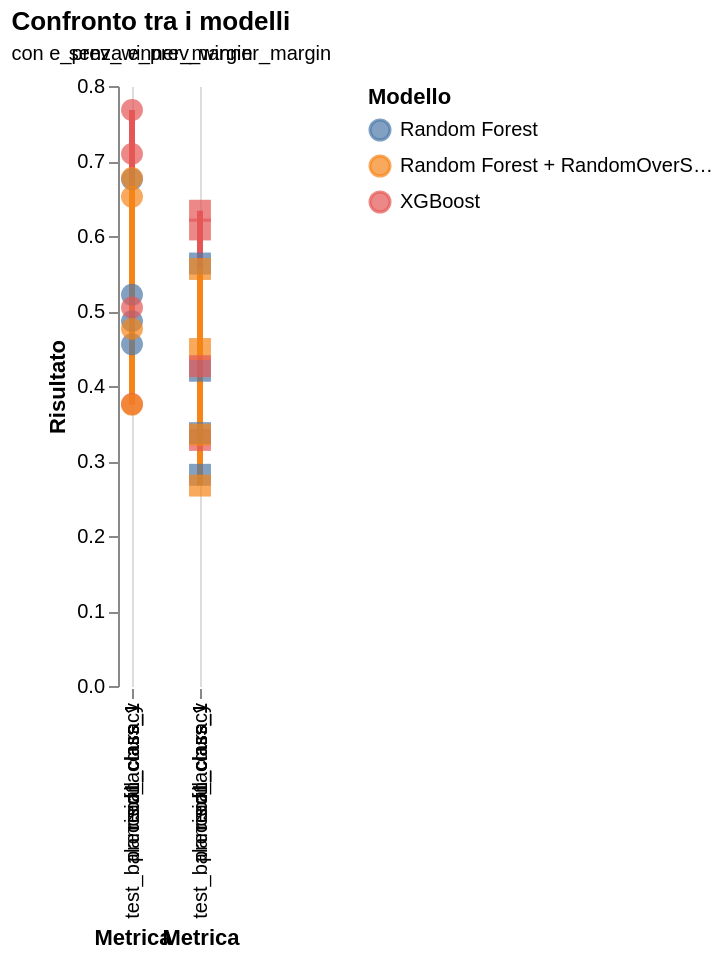

Describe this chart as a Vega-Lite specification.
### Vega-Lite specification from a JSON file in a GitHub repository (floating-point values rounded to 4 significant figures)
{"usermeta": {"embedOptions": {"theme": "fivethirtyeight"}}, "config": {"view": {"continuousWidth": 300, "continuousHeight": 300}}, "data": {"name": "data-de56f5fbc27bbbcb8915bfe5f411cd9f"}, "facet": {"column": {"field": "feature_set_label", "title": "", "type": "nominal"}}, "spec": {"layer": [{"mark": {"type": "line", "strokeWidth": 3}, "encoding": {"color": {"field": "classifier", "title": "Modello", "type": "nominal"}, "x": {"field": "metric", "title": "Metrica", "type": "nominal"}, "y": {"field": "value", "title": "Risultato", "type": "quantitative"}}, "transform": [{"filter": {"field": "metric", "oneOf": ["test_balanced_accuracy", "precision_class_1", "recall_class_1", "f1_class_1"]}}]}, {"mark": {"type": "point", "filled": true, "size": 120}, "encoding": {"color": {"field": "classifier", "title": "Modello", "type": "nominal"}, "shape": {"field": "feature_set_label", "legend": null, "type": "nominal"}, "x": {"field": "metric", "title": "Metrica", "type": "nominal"}, "y": {"field": "value", "title": "Risultato", "type": "quantitative"}}, "transform": [{"filter": {"field": "metric", "oneOf": ["test_balanced_accuracy", "precision_class_1", "recall_class_1", "f1_class_1"]}}]}], "height": 300, "width": "container"}, "spacing": 20, "title": "Confronto tra i modelli", "$schema": "https://vega.github.io/schema/vega-lite/v5.20.1.json", "datasets": {"data-de56f5fbc27bbbcb8915bfe5f411cd9f": [{"feature_set": "with_e_prev_winner_margin", "classifier": "Random Forest", "metric": "cv_balanced_accuracy", "value": 0.784, "feature_set_label": "con e_prev_winner_margin"}, {"feature_set": "with_e_prev_winner_margin", "classifier": "XGBoost", "metric": "cv_balanced_accuracy", "value": 0.807, "feature_set_label": "con e_prev_winner_margin"}, {"feature_set": "with_e_prev_winner_margin", "classifier": "Random Forest + RandomOverSampler", "metric": "cv_balanced_accuracy", "value": 0.787, "feature_set_label": "con e_prev_winner_margin"}, {"feature_set": "without_e_prev_winner_margin", "classifier": "Random Forest", "metric": "cv_balanced_accuracy", "value": 0.761, "feature_set_label": "senza e_prev_winner_margin"}, {"feature_set": "without_e_prev_winner_margin", "classifier": "XGBoost", "metric": "cv_balanced_accuracy", "value": null, "feature_set_label": "senza e_prev_winner_margin"}, {"feature_set": "without_e_prev_winner_margin", "classifier": "Random Forest + RandomOverSampler", "metric": "cv_balanced_accuracy", "value": 0.784, "feature_set_label": "senza e_prev_winner_margin"}, {"feature_set": "with_e_prev_winner_margin", "classifier": "Random Forest", "metric": "test_balanced_accuracy", "value": 0.6756, "feature_set_label": "con e_prev_winner_margin"}, {"feature_set": "with_e_prev_winner_margin", "classifier": "XGBoost", "metric": "test_balanced_accuracy", "value": 0.7095, "feature_set_label": "con e_prev_winner_margin"}, {"feature_set": "with_e_prev_winner_margin", "classifier": "Random Forest + RandomOverSampler", "metric": "test_balanced_accuracy", "value": 0.6773, "feature_set_label": "con e_prev_winner_margin"}, {"feature_set": "without_e_prev_winner_margin", "classifier": "Random Forest", "metric": "test_balanced_accuracy", "value": 0.5633, "feature_set_label": "senza e_prev_winner_margin"}, {"feature_set": "without_e_prev_winner_margin", "classifier": "XGBoost", "metric": "test_balanced_accuracy", "value": 0.6337, "feature_set_label": "senza e_prev_winner_margin"}, {"feature_set": "without_e_prev_winner_margin", "classifier": "Random Forest + RandomOverSampler", "metric": "test_balanced_accuracy", "value": 0.556, "feature_set_label": "senza e_prev_winner_margin"}, {"feature_set": "with_e_prev_winner_margin", "classifier": "Random Forest", "metric": "accuracy", "value": 0.7632, "feature_set_label": "con e_prev_winner_margin"}, {"feature_set": "with_e_prev_winner_margin", "classifier": "XGBoost", "metric": "accuracy", "value": 0.676, "feature_set_label": "con e_prev_winner_margin"}, {"feature_set": "with_e_prev_winner_margin", "classifier": "Random Forest + RandomOverSampler", "metric": "accuracy", "value": 0.6916, "feature_set_label": "con e_prev_winner_margin"}, {"feature_set": "without_e_prev_winner_margin", "classifier": "Random Forest", "metric": "accuracy", "value": 0.6449, "feature_set_label": "senza e_prev_winner_margin"}, {"feature_set": "without_e_prev_winner_margin", "classifier": "XGBoost", "metric": "accuracy", "value": 0.648, "feature_set_label": "senza e_prev_winner_margin"}, {"feature_set": "without_e_prev_winner_margin", "classifier": "Random Forest + RandomOverSampler", "metric": "accuracy", "value": 0.6168, "feature_set_label": "senza e_prev_winner_margin"}, {"feature_set": "with_e_prev_winner_margin", "classifier": "Random Forest", "metric": "precision_class_0", "value": 0.8636, "feature_set_label": "con e_prev_winner_margin"}, {"feature_set": "with_e_prev_winner_margin", "classifier": "XGBoost", "metric": "precision_class_0", "value": 0.9111, "feature_set_label": "con e_prev_winner_margin"}, {"feature_set": "with_e_prev_winner_margin", "classifier": "Random Forest + RandomOverSampler", "metric": "precision_class_0", "value": 0.8806, "feature_set_label": "con e_prev_winner_margin"}, {"feature_set": "without_e_prev_winner_margin", "classifier": "Random Forest", "metric": "precision_class_0", "value": 0.8165, "feature_set_label": "senza e_prev_winner_margin"}, {"feature_set": "without_e_prev_winner_margin", "classifier": "XGBoost", "metric": "precision_class_0", "value": 0.8601, "feature_set_label": "senza e_prev_winner_margin"}, {"feature_set": "without_e_prev_winner_margin", "classifier": "Random Forest + RandomOverSampler", "metric": "precision_class_0", "value": 0.8146, "feature_set_label": "senza e_prev_winner_margin"}, {"feature_set": "with_e_prev_winner_margin", "classifier": "Random Forest", "metric": "recall_class_0", "value": 0.8294, "feature_set_label": "con e_prev_winner_margin"}, {"feature_set": "with_e_prev_winner_margin", "classifier": "XGBoost", "metric": "recall_class_0", "value": 0.6508, "feature_set_label": "con e_prev_winner_margin"}, {"feature_set": "with_e_prev_winner_margin", "classifier": "Random Forest + RandomOverSampler", "metric": "recall_class_0", "value": 0.7024, "feature_set_label": "con e_prev_winner_margin"}, {"feature_set": "without_e_prev_winner_margin", "classifier": "Random Forest", "metric": "recall_class_0", "value": 0.7063, "feature_set_label": "senza e_prev_winner_margin"}, {"feature_set": "without_e_prev_winner_margin", "classifier": "XGBoost", "metric": "recall_class_0", "value": 0.6587, "feature_set_label": "senza e_prev_winner_margin"}, {"feature_set": "without_e_prev_winner_margin", "classifier": "Random Forest + RandomOverSampler", "metric": "recall_class_0", "value": 0.6627, "feature_set_label": "senza e_prev_winner_margin"}, {"feature_set": "with_e_prev_winner_margin", "classifier": "Random Forest", "metric": "f1_class_0", "value": 0.8462, "feature_set_label": "con e_prev_winner_margin"}, {"feature_set": "with_e_prev_winner_margin", "classifier": "XGBoost", "metric": "f1_class_0", "value": 0.7593, "feature_set_label": "con e_prev_winner_margin"}, {"feature_set": "with_e_prev_winner_margin", "classifier": "Random Forest + RandomOverSampler", "metric": "f1_class_0", "value": 0.7815, "feature_set_label": "con e_prev_winner_margin"}, {"feature_set": "without_e_prev_winner_margin", "classifier": "Random Forest", "metric": "f1_class_0", "value": 0.7574, "feature_set_label": "senza e_prev_winner_margin"}, {"feature_set": "without_e_prev_winner_margin", "classifier": "XGBoost", "metric": "f1_class_0", "value": 0.7461, "feature_set_label": "senza e_prev_winner_margin"}, {"feature_set": "without_e_prev_winner_margin", "classifier": "Random Forest + RandomOverSampler", "metric": "f1_class_0", "value": 0.7309, "feature_set_label": "senza e_prev_winner_margin"}, {"feature_set": "with_e_prev_winner_margin", "classifier": "Random Forest", "metric": "precision_class_1", "value": 0.4557, "feature_set_label": "con e_prev_winner_margin"}, {"feature_set": "with_e_prev_winner_margin", "classifier": "XGBoost", "metric": "precision_class_1", "value": 0.3759, "feature_set_label": "con e_prev_winner_margin"}, {"feature_set": "with_e_prev_winner_margin", "classifier": "Random Forest + RandomOverSampler", "metric": "precision_class_1", "value": 0.375, "feature_set_label": "con e_prev_winner_margin"}, {"feature_set": "without_e_prev_winner_margin", "classifier": "Random Forest", "metric": "precision_class_1", "value": 0.2816, "feature_set_label": "senza e_prev_winner_margin"}, {"feature_set": "without_e_prev_winner_margin", "classifier": "XGBoost", "metric": "precision_class_1", "value": 0.3281, "feature_set_label": "senza e_prev_winner_margin"}, {"feature_set": "without_e_prev_winner_margin", "classifier": "Random Forest + RandomOverSampler", "metric": "precision_class_1", "value": 0.2672, "feature_set_label": "senza e_prev_winner_margin"}, {"feature_set": "with_e_prev_winner_margin", "classifier": "Random Forest", "metric": "recall_class_1", "value": 0.5217, "feature_set_label": "con e_prev_winner_margin"}, {"feature_set": "with_e_prev_winner_margin", "classifier": "XGBoost", "metric": "recall_class_1", "value": 0.7681, "feature_set_label": "con e_prev_winner_margin"}, {"feature_set": "with_e_prev_winner_margin", "classifier": "Random Forest + RandomOverSampler", "metric": "recall_class_1", "value": 0.6522, "feature_set_label": "con e_prev_winner_margin"}, {"feature_set": "without_e_prev_winner_margin", "classifier": "Random Forest", "metric": "recall_class_1", "value": 0.4203, "feature_set_label": "senza e_prev_winner_margin"}, {"feature_set": "without_e_prev_winner_margin", "classifier": "XGBoost", "metric": "recall_class_1", "value": 0.6087, "feature_set_label": "senza e_prev_winner_margin"}, {"feature_set": "without_e_prev_winner_margin", "classifier": "Random Forest + RandomOverSampler", "metric": "recall_class_1", "value": 0.4493, "feature_set_label": "senza e_prev_winner_margin"}, {"feature_set": "with_e_prev_winner_margin", "classifier": "Random Forest", "metric": "f1_class_1", "value": 0.4865, "feature_set_label": "con e_prev_winner_margin"}, {"feature_set": "with_e_prev_winner_margin", "classifier": "XGBoost", "metric": "f1_class_1", "value": 0.5048, "feature_set_label": "con e_prev_winner_margin"}, {"feature_set": "with_e_prev_winner_margin", "classifier": "Random Forest + RandomOverSampler", "metric": "f1_class_1", "value": 0.4762, "feature_set_label": "con e_prev_winner_margin"}, {"feature_set": "without_e_prev_winner_margin", "classifier": "Random Forest", "metric": "f1_class_1", "value": 0.3372, "feature_set_label": "senza e_prev_winner_margin"}, {"feature_set": "without_e_prev_winner_margin", "classifier": "XGBoost", "metric": "f1_class_1", "value": 0.4264, "feature_set_label": "senza e_prev_winner_margin"}, {"feature_set": "without_e_prev_winner_margin", "classifier": "Random Forest + RandomOverSampler", "metric": "f1_class_1", "value": 0.3351, "feature_set_label": "senza e_prev_winner_margin"}, {"feature_set": "with_e_prev_winner_margin", "classifier": "Random Forest", "metric": "macro_precision", "value": 0.6597, "feature_set_label": "con e_prev_winner_margin"}, {"feature_set": "with_e_prev_winner_margin", "classifier": "XGBoost", "metric": "macro_precision", "value": 0.6435, "feature_set_label": "con e_prev_winner_margin"}, {"feature_set": "with_e_prev_winner_margin", "classifier": "Random Forest + RandomOverSampler", "metric": "macro_precision", "value": 0.6278, "feature_set_label": "con e_prev_winner_margin"}, {"feature_set": "without_e_prev_winner_margin", "classifier": "Random Forest", "metric": "macro_precision", "value": 0.549, "feature_set_label": "senza e_prev_winner_margin"}, {"feature_set": "without_e_prev_winner_margin", "classifier": "XGBoost", "metric": "macro_precision", "value": 0.5941, "feature_set_label": "senza e_prev_winner_margin"}, {"feature_set": "without_e_prev_winner_margin", "classifier": "Random Forest + RandomOverSampler", "metric": "macro_precision", "value": 0.5409, "feature_set_label": "senza e_prev_winner_margin"}, {"feature_set": "with_e_prev_winner_margin", "classifier": "Random Forest", "metric": "macro_recall", "value": 0.6756, "feature_set_label": "con e_prev_winner_margin"}, {"feature_set": "with_e_prev_winner_margin", "classifier": "XGBoost", "metric": "macro_recall", "value": 0.7095, "feature_set_label": "con e_prev_winner_margin"}, {"feature_set": "with_e_prev_winner_margin", "classifier": "Random Forest + RandomOverSampler", "metric": "macro_recall", "value": 0.6773, "feature_set_label": "con e_prev_winner_margin"}, {"feature_set": "without_e_prev_winner_margin", "classifier": "Random Forest", "metric": "macro_recall", "value": 0.5633, "feature_set_label": "senza e_prev_winner_margin"}, {"feature_set": "without_e_prev_winner_margin", "classifier": "XGBoost", "metric": "macro_recall", "value": 0.6337, "feature_set_label": "senza e_prev_winner_margin"}, {"feature_set": "without_e_prev_winner_margin", "classifier": "Random Forest + RandomOverSampler", "metric": "macro_recall", "value": 0.556, "feature_set_label": "senza e_prev_winner_margin"}, {"feature_set": "with_e_prev_winner_margin", "classifier": "Random Forest", "metric": "macro_f1", "value": 0.6663, "feature_set_label": "con e_prev_winner_margin"}, {"feature_set": "with_e_prev_winner_margin", "classifier": "XGBoost", "metric": "macro_f1", "value": 0.632, "feature_set_label": "con e_prev_winner_margin"}, {"feature_set": "with_e_prev_winner_margin", "classifier": "Random Forest + RandomOverSampler", "metric": "macro_f1", "value": 0.6288, "feature_set_label": "con e_prev_winner_margin"}, {"feature_set": "without_e_prev_winner_margin", "classifier": "Random Forest", "metric": "macro_f1", "value": 0.5473, "feature_set_label": "senza e_prev_winner_margin"}, {"feature_set": "without_e_prev_winner_margin", "classifier": "XGBoost", "metric": "macro_f1", "value": 0.5862, "feature_set_label": "senza e_prev_winner_margin"}, {"feature_set": "without_e_prev_winner_margin", "classifier": "Random Forest + RandomOverSampler", "metric": "macro_f1", "value": 0.533, "feature_set_label": "senza e_prev_winner_margin"}, {"feature_set": "with_e_prev_winner_margin", "classifier": "Random Forest", "metric": "support_class_0", "value": 252.0, "feature_set_label": "con e_prev_winner_margin"}, {"feature_set": "with_e_prev_winner_margin", "classifier": "XGBoost", "metric": "support_class_0", "value": 252.0, "feature_set_label": "con e_prev_winner_margin"}, {"feature_set": "with_e_prev_winner_margin", "classifier": "Random Forest + RandomOverSampler", "metric": "support_class_0", "value": 252.0, "feature_set_label": "con e_prev_winner_margin"}, {"feature_set": "without_e_prev_winner_margin", "classifier": "Random Forest", "metric": "support_class_0", "value": 252.0, "feature_set_label": "senza e_prev_winner_margin"}, {"feature_set": "without_e_prev_winner_margin", "classifier": "XGBoost", "metric": "support_class_0", "value": 252.0, "feature_set_label": "senza e_prev_winner_margin"}, {"feature_set": "without_e_prev_winner_margin", "classifier": "Random Forest + RandomOverSampler", "metric": "support_class_0", "value": 252.0, "feature_set_label": "senza e_prev_winner_margin"}, {"feature_set": "with_e_prev_winner_margin", "classifier": "Random Forest", "metric": "support_class_1", "value": 69.0, "feature_set_label": "con e_prev_winner_margin"}, {"feature_set": "with_e_prev_winner_margin", "classifier": "XGBoost", "metric": "support_class_1", "value": 69.0, "feature_set_label": "con e_prev_winner_margin"}, {"feature_set": "with_e_prev_winner_margin", "classifier": "Random Forest + RandomOverSampler", "metric": "support_class_1", "value": 69.0, "feature_set_label": "con e_prev_winner_margin"}, {"feature_set": "without_e_prev_winner_margin", "classifier": "Random Forest", "metric": "support_class_1", "value": 69.0, "feature_set_label": "senza e_prev_winner_margin"}, {"feature_set": "without_e_prev_winner_margin", "classifier": "XGBoost", "metric": "support_class_1", "value": 69.0, "feature_set_label": "senza e_prev_winner_margin"}, {"feature_set": "without_e_prev_winner_margin", "classifier": "Random Forest + RandomOverSampler", "metric": "support_class_1", "value": 69.0, "feature_set_label": "senza e_prev_winner_margin"}]}}
